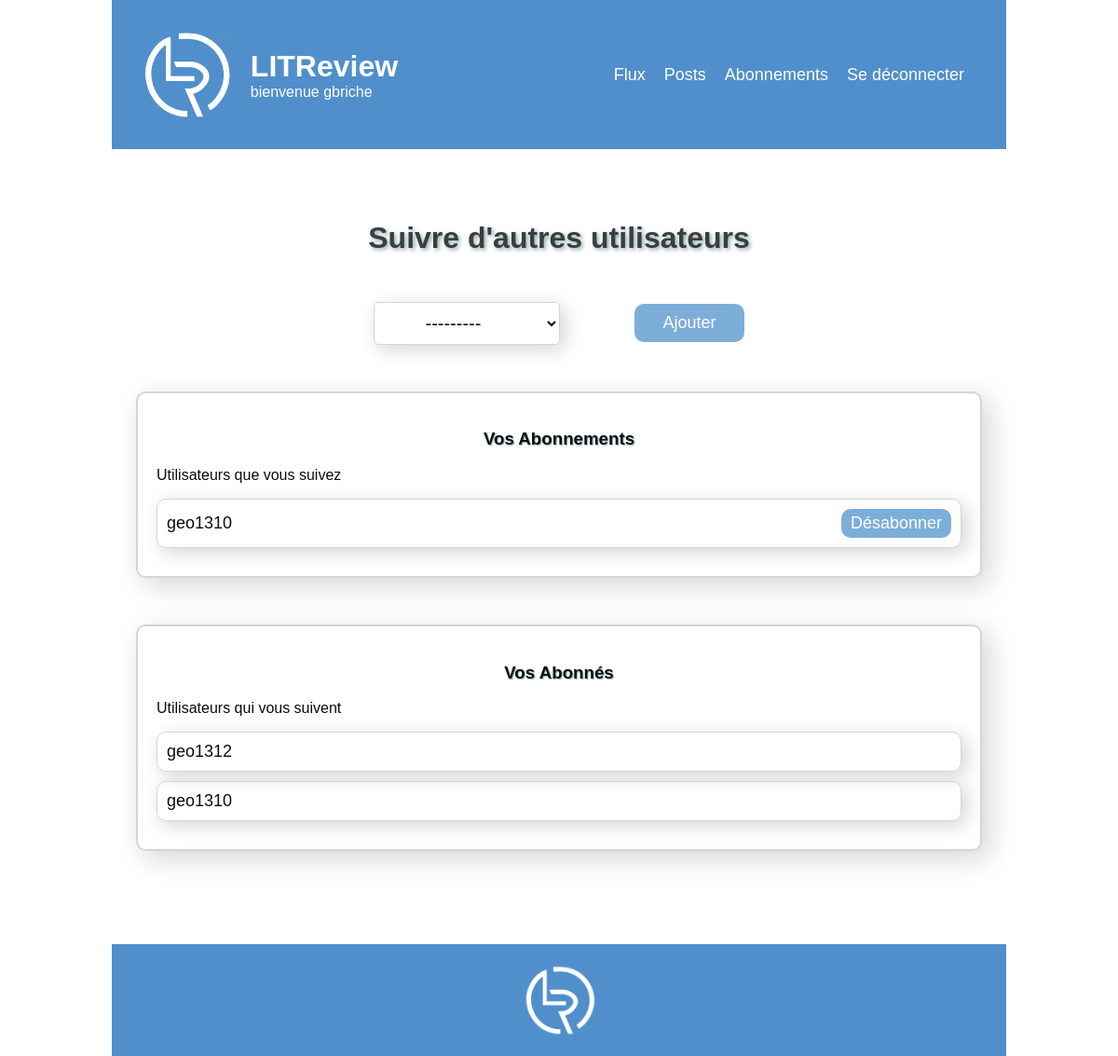
The page /follows/ (signed in) on the database as committed earlier.
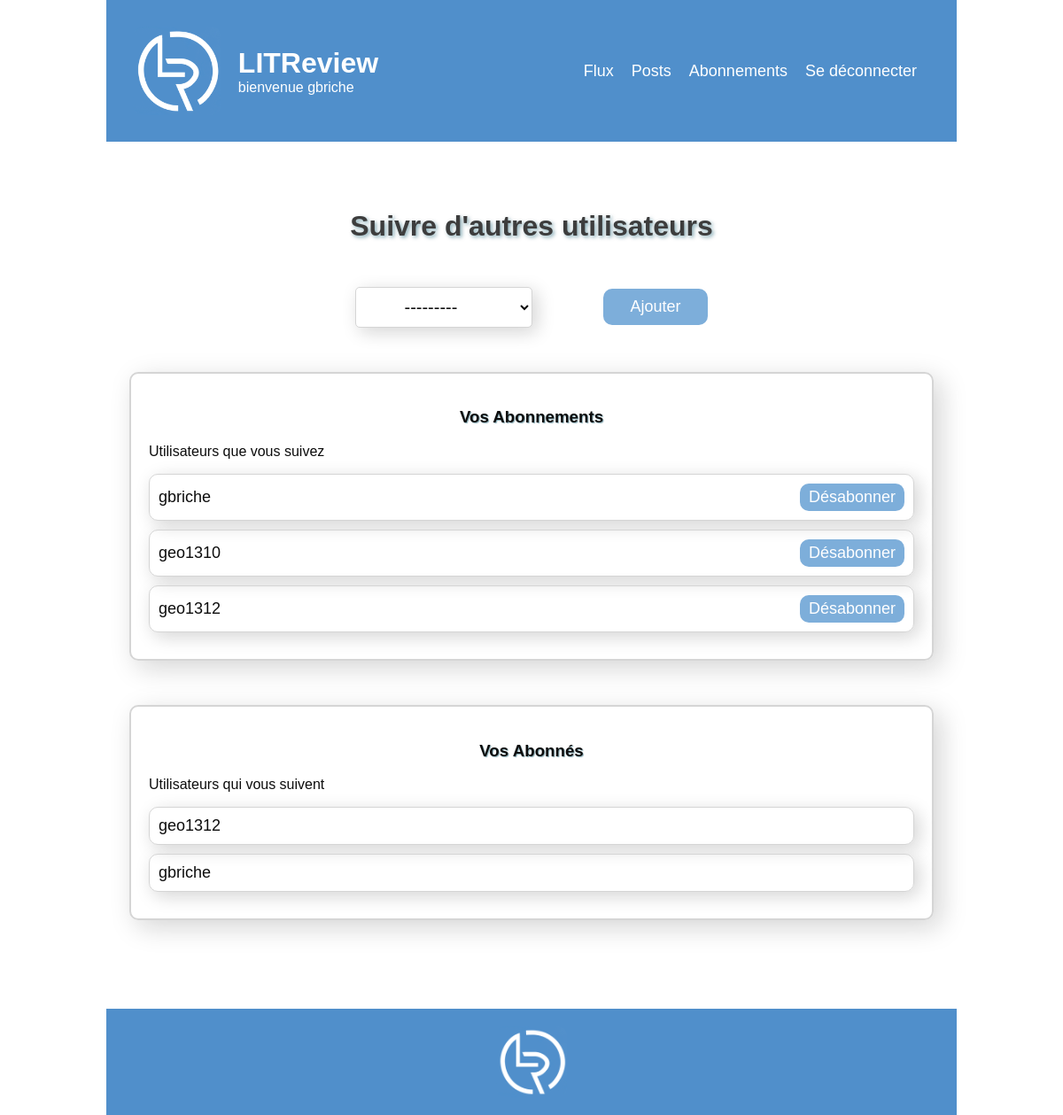
The same page on the database as committed later.
### bookreview/models.py (models this page shows)
class UserFollows(models.Model):
    user = models.ForeignKey(
        settings.AUTH_USER_MODEL, on_delete=models.CASCADE, related_name="following"
    )
    followed_user = models.ForeignKey(
        settings.AUTH_USER_MODEL, on_delete=models.CASCADE, related_name="followed_by"
    )
    class Meta:
        unique_together = (
            "user",
            "followed_user",
        )

### authentication/models.py (models this page shows)
class CustomUser(AbstractUser):
    pass

### bookreview/views.py (the view)
# urls.py: path("follows/", bookreview.views.follows, name="follows"),
@login_required
def follows(request):
    followings = UserFollows.objects.filter(user=request.user)
    followers = UserFollows.objects.filter(followed_user=request.user)
    if request.method == "POST":
        form = UserFollowsForm(request.POST)
        if form.is_valid():
            try:
                user_follow = form.save(commit=False)
                user_follow.user = request.user
                user_follow.save()
            except IntegrityError:
                messages.error(
                    request,
                    f"L'utilisateur {user_follow.followed_user} est deja dans votre liste de suivis",
                )
                return render(
                    request,
                    "bookreview/follows.html",
                    {"form": form, "followings": followings, "followers": followers},
                )
            return redirect("follows")
    else:
        form = UserFollowsForm()
    context = {
        "form": form,
        "followings": followings,
        "followers": followers,
    }
    return render(request, "bookreview/follows.html", context=context)

### bookreview/forms.py
class UserFollowsForm(forms.ModelForm):
    class Meta:
        model = UserFollows
        fields = ['followed_user']

### bookreview/templates/bookreview/follows.html (shortened to what this page needs)
{% extends 'base.html' %}
{% block content %}
<div class="follows-page base-page">
    <div class="follows-form-title">
        <h2>Suivre d'autres utilisateurs</h2>
        <div>
            <form method="post" class="follows-form">
                {% for field in form %}
                    <div class="form-field-follows">
                        {{ field }}
                    </div>
                {% endfor %}
                <button type="submit" class="submit-button">Ajouter</button>
            </form>
        </div>
    </div>
    {% if followings %}
        <div class="following">
            <h3>Vos Abonnements</h3>
            <p>Utilisateurs que vous suivez</p>
            <div class="follows-list">
                {% for following in followings %}
                    <div class="follows-item">
                        <span class="follows-username">{{ following.followed_user }}</span>
                        <a href="{% url 'follows_delete' following.id %}" class="follows-button">Désabonner</a>
                    </div>
                {% endfor %}
            </div>
        </div>
    {% endif %}
    {% if followers %}
        <div class="followers">
            <h3>Vos Abonnés</h3>
            <p>Utilisateurs qui vous suivent</p>
            <div class="follows-list">
                {% for follower in followers %}
                    <div class="follows-item">
                        <span class="follows-username">{{ follower.user }}</span>
                    </div>
                {% endfor %}
            </div>
        </div>
    {% endif %}
</div>
{% endblock content %}

Rows that differ between the two databases and show on the page:
removed UserFollows: user "geo1310", shown under "Vos Abonnés"
added UserFollows: followed_user "gbriche", user "gbriche"
added UserFollows: followed_user "geo1312", shown under "Vos Abonnements"
